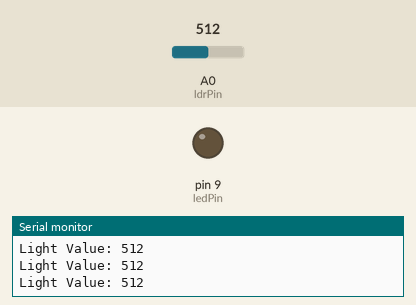
This sketch was run on a simulated Arduino Uno, built with avr-gcc and run on an emulated ATmega328P. Shown: output pins drawn as LEDs (lit = HIGH), the last lines printed to the serial monitor. Inputs (shaded band) come from the test bench; at power-on: A0 (ldrPin) = 512.

Above: at 1.2 s.
1.3 s: A0 (ldrPin) set to 492
At 2.1 s:
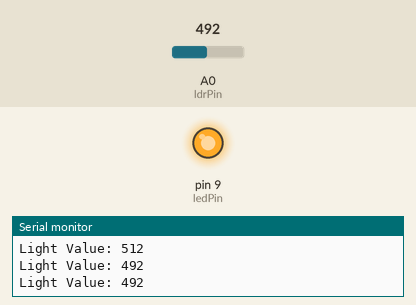
3.0 s: A0 (ldrPin) set to 510
At 3.3 s:
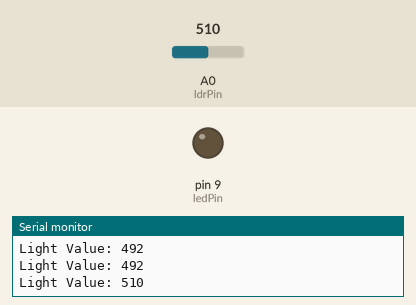
4.5 s: A0 (ldrPin) set to 490
At 5.7 s:
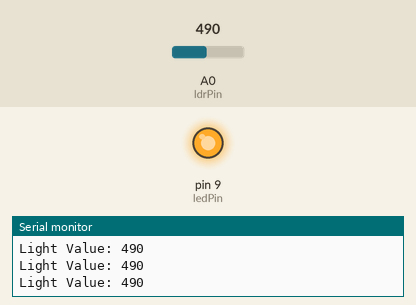
Timing chart, 0 to 7.5 s (numbered marks = the images above; inputs shaded):
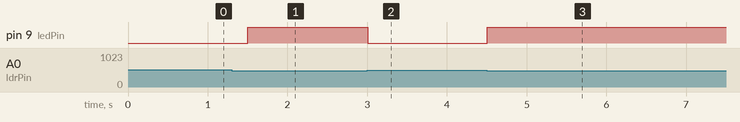

Measured:
- the behaviour switches between 500 and 499 on A0 (ldrPin) (found by bisection; images 0 and 1)
- after the input at 1.3 s, pin 9 (ledPin): LOW → HIGH after 0.20 s
- after the input at 3.0 s, pin 9 (ledPin): HIGH → LOW at once
- after the input at 4.5 s, pin 9 (ledPin): LOW → HIGH at once

The sketch:

light.ino
```cpp
int ldrPin = A0;
int ledPin = 9;

int threshold = 500; // adjust based on environment

void setup() {
  pinMode(ledPin, OUTPUT);
  Serial.begin(9600);
}

void loop() {
  int lightValue = analogRead(ldrPin);

  Serial.print("Light Value: ");
  Serial.println(lightValue);

  if (lightValue < threshold) {
    digitalWrite(ledPin, HIGH); // NIGHT → LIGHT ON
  }
  else {
    digitalWrite(ledPin, LOW);  // DAY → LIGHT OFF
  }

  delay(300);
}
```
